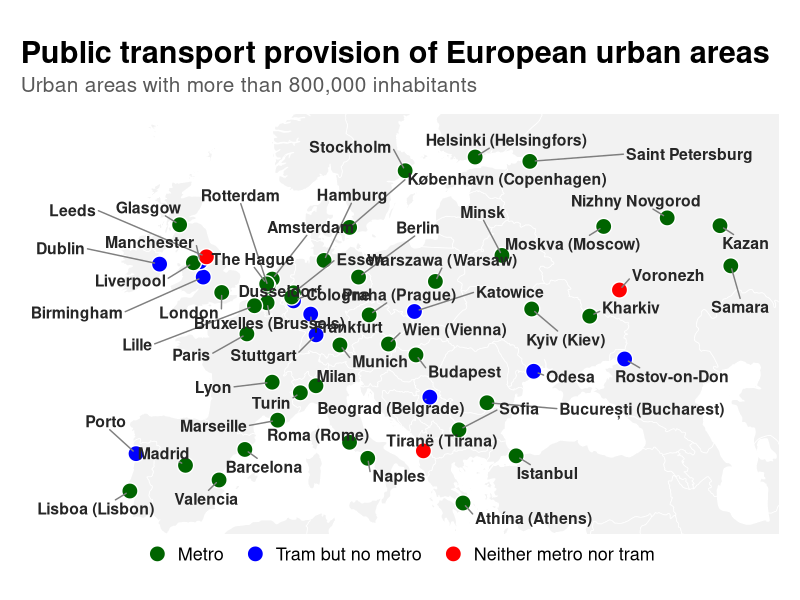

Write the R code that produced this figure.
library(tidyverse)
library(sf)
library(ggrepel)
library(rnaturalearth)

data <- read_csv("european_cities_transport.csv") |>
  st_as_sf(coords = c("lon", "lat"), crs = 4326) |>
  mutate(
    top_pt_mode = factor(
      top_pt_mode,
      levels = c("Metro", "Tram", "None"),
      labels = c("Metro", "Tram but no metro", "Neither metro nor tram")
    )
  )

world <- ne_countries(
  scale = "medium",
  returnclass = "sf"
)
p <- ggplot() +
  geom_sf(
    data = world,
    fill = "#F2F2F2",
    colour = "white",
    linewidth = 0.25
  ) +
  geom_sf(
    data = data,
    aes(fill = top_pt_mode),
    shape = 21,
    colour = "white",
    stroke = 0.7,
    size = 5
  ) +
  geom_text_repel(
    data = data,
    aes(
      x = st_coordinates(data)[, 1],
      y = st_coordinates(data)[, 2],
      label = city
    ),
    size = 4,
    colour = "grey15",
    fontface = "bold",
    box.padding = 0.5,
    point.padding = 0.35,
    min.segment.length = 0,
    segment.colour = "grey50",
    segment.linewidth = 0.3,
    max.overlaps = Inf,
    seed = 123
  ) +
  scale_fill_manual(
    name = NULL,
    values = c(
      "Neither metro nor tram" = "#FF0000",  # bright red
      "Tram but no metro"      = "#0000FF",  # blue
      "Metro"                  = "#006400"   # dark green
    )
  ) +
  coord_sf(
    xlim = c(-20,55),
    ylim = c(36, 63),
    expand = FALSE
  ) +
  labs(
    title = "Public transport provision of European urban areas",
    subtitle = "Urban areas with more than 800,000 inhabitants"
  ) +
  theme_void(base_size = 12) +
  theme(
    plot.title = element_text(
      size = 22,
      face = "bold",
      margin = margin(b = 5)
    ),
    plot.subtitle = element_text(
      size = 15,
      colour = "grey35",
      margin = margin(b = 12)
    ),
    legend.position = "bottom",
    legend.direction = "horizontal",
    legend.text = element_text(size = 13),
    legend.key.spacing.x = unit(5, "mm"),
    plot.margin = margin(15, 15, 10, 15)
  )

ggsave(
  "pt_europe.png",
  plot = p,
  width = 12,
  height = 8,
  units = "in",
  dpi = 300,
  bg = "white"
)
